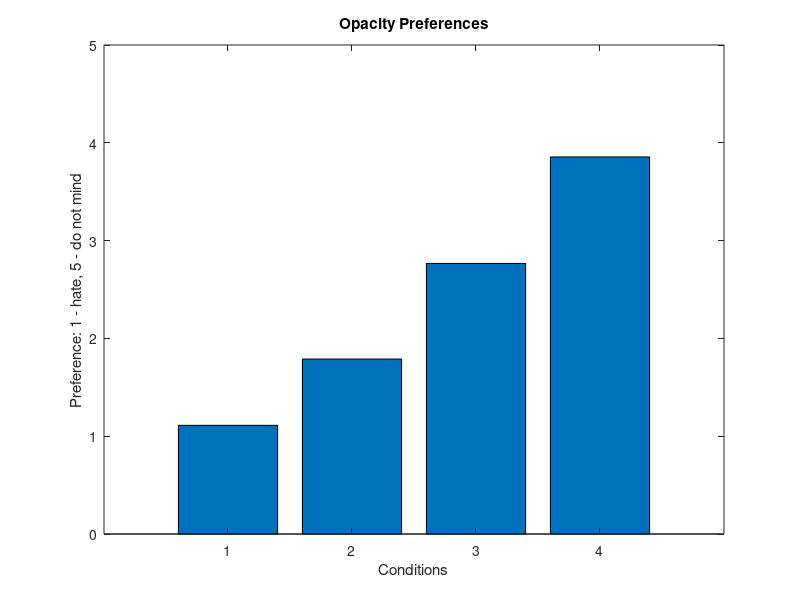

This figure's MATLAB source: (Note: this script raises an error after producing the figure.)
% Responses:
% Conds x [MD BN LO FE OP IF CV RM GR]
full_pref = [1 1 1 1 2 1 1 1 1];
strong_pref = [1 1 2.5 3.6 2 1 2.5 1.5 1];
med_pref = [1 1 3.2 4.2 3 5 3.5 2 2];
weak_pref = [3 2 4.5 4.7 5 5 5 2.5 3];
opac = [full_pref; strong_pref; med_pref; weak_pref];

% missing GR all
big_strong_pref = [1 2 3.2 3.9 3 4 2 1];
med_strong_pref = [1 1 1 1.4 1 1 1 1.5];
small_strong_pref = [2 2 3.8 4.6 5 4 4 4];
strong = [big_strong_pref; med_strong_pref; small_strong_pref];

% missing IF
big_med_pref = [2 2 3 3.5 3    3 4 1];
med_med_pref = [1 1 1 2 1      1 1 1];
small_med_pref = [2 1 4.2 4.6 5  4.5 3 3];
med = [big_med_pref; med_med_pref; small_med_pref];

% Plot bar for each experiment
figure; bar( mean(opac, 2) )
title("Opacity Preferences");  ylim([0 5])
xlabel("Conditions"), ylabel("Preference: 1 - hate, 5 - do not mind")
xticklabels( ["Fully Opaque", "Strong Opacity", "Medium Opacity", "Weak Opacity"])

figure; bar( mean([strong med], 2) )
title("Check Size Preferences");  ylim([0 5])
xlabel("Conditions"), ylabel("Preference: 1 - hate, 5 - do not mind")
xticklabels( ["Big Check", "Medium Check", "Small Check"])

% figure; bar( mean(strong, 2) )
% title("Check Size Preferences: Strong Opacity");  ylim([0 5])
% xlabel("Conditions"), ylabel("Preference: 1 - hate, 5 - do not mind")
% xticklabels( ["Big Check", "Medium Check", "Small Check"])
% 
% figure; bar( mean(med, 2) )
% title("Check Size Preferences: Medium Opacity");  ylim([0 5])
% xlabel("Conditions"), ylabel("Preference: 1 - hate, 5 - do not mind")
% xticklabels( ["Big Check", "Medium Check", "Small Check"])
